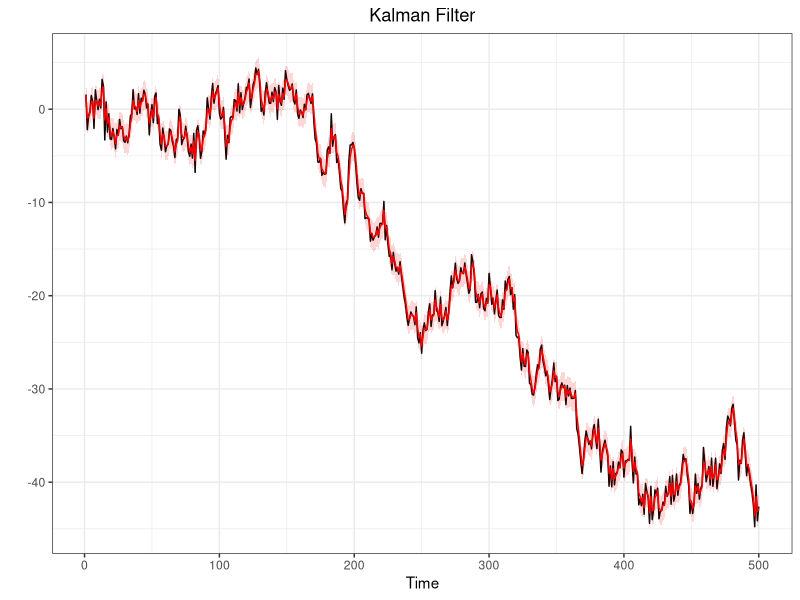

Source code (R): (Note: this script raises an error after producing the figure.)
#@@@@@@@@@@@@@@@@@@@@##
#SEQUENTIAL MONTECARLO#
#@@@@@@@@@@@@@@@@@@@@##
library(ggplot2)
q025=function(x){quantile(x,0.025)}
q975=function(x){quantile(x,0.975)}


#Generate a random walk plus noise
#---------------------------------
#n = sample dim
#sigma = obs noise variance
#tau = state noise variance
#x0 = init state

dlm.sim = function(n,sigma,tau,x0){
  x    = rep(0,n)  #state process
  y    = rep(0,n)  #obs process
  x[1] = rnorm(1,x0,tau)
  y[1] = rnorm(1,x[1],sigma)
  for (t in 2:n){
    x[t] = rnorm(1,x[t-1],tau)
    y[t] = rnorm(1,x[t],sigma)
  }
  return(list(x=x,y=y))
}

#Filtering, using data
#---------------------
#y = observed data

DLM = function(y,sigma2,tau2,m0,C0){
  n = length(y)
  m = rep(0,n)
  C = rep(0,n)
  for (t in 1:n){
    if (t==1){
      a = m0
      R = C0 + tau2
    }else{
      a = m[t-1]
      R = C[t-1] + tau2
    }
    A = R/(R+sigma2)
    m[t] = (1-A)*a + A*y[t]
    C[t] = A*sigma2
  }
  return(list(m=m,C=C))
}

#Generate a random walk plus noise
#---------------------------------
n=500
tau2=1
sigma2=1
sigma=sqrt(sigma2)
tau=sqrt(tau2)
x0=0

sim<-dlm.sim(n,sigma,tau,x0)
y<-sim$y
x<-sim$x

#Kalman Filter
#-------------
m0=0
C0=100
filtval<-DLM(y,sigma2,tau2,m0,C0)
m<-filtval$m
C<-filtval$C
Low = m + qnorm(0.025)*sqrt(C)
Up = m + qnorm(0.975)*sqrt(C)

#Put everything in a data frate (for ggplot)
timeframe<-c(1:length(y))
DLM.df<-data.frame(timeframe,y,x,m,C,Low,Up)

#Plots (observetions in black and filtered states in red)
ggplot(DLM.df,aes(x=timeframe))+
  geom_line(aes(y=y))+
  geom_line(aes(y=m),col="red")+
  geom_ribbon(aes(ymin = Low, ymax = Up),
              fill="red",alpha=0.16) +
  labs(x="Time",
       y="")+
  ggtitle("Kalman Filter")+
  theme_bw()+
  theme(plot.title = element_text(hjust = 0.5))

#Sequential Importance Sampling
#------------------------------
#This function produce sequential importance samples
#for Space state model that have linear gaussian state process
#y=data
#N=n°sample produced
#m0,c0,tau and sigma specified as above
#It returns xs,ws and ess which are respectively the filtered states
#the relative weight and the effective sample size for any period.

SISfun<-function(data,N,m0,C0,tau,sigma){
xs<-NULL
ws<-NULL
ess<-NULL
x  = rnorm(N,m0,sqrt(C0))
w  = rep(1/N,N)
for(t in 1:length(data)){
  x    = rnorm(N,x,tau)                   #sample from N(x_{0},tau)
  w    = w*dnorm(data[t],x,sigma)         #update weight
  wnorm= w/sum(w)                         #normalized weight
  ESS  = 1/sum(wnorm^2)                   #effective sample size
  draw = sample(x,size=N,replace=T,prob=wnorm)
  xs = rbind(xs,draw)
  ws = rbind(ws,wnorm)
  ess =rbind(ess,ESS)
}
return(list(xs=xs,ws=ws,ess=ess))
}
#Nota: il SIS così costruito (Chopin-Papastiliopoluos) 
#ha problemi con i pesi infatti wnorm dopo un po di iteraioni 
#è un vettore (0,0,...,0,1) dopodichè da errore

#post-estimation command: plot the filtered states
SISfilterplot<-function(data,sisfun){
  require(ggplot2)
  mx = apply(sisfun$xs,1,median)
  lx = apply(sisfun$xs,1,q025)
  ux = apply(sisfun$xs,1,q975)
  
  timeframe<-c(1:length(data))
  SIS.df<-data.frame(timeframe,data,mx,lx,ux)
  
  ggplot(SIS.df,aes(x=timeframe))+
    geom_line(aes(y=data))+
    geom_line(aes(y=mx),col="red")+
    geom_ribbon(aes(ymin = lx, ymax = ux),
                fill="red",alpha=0.16) +
    labs(x="Time",
         y="")+
    ggtitle("SIS filter")+
    theme_bw()+
    theme(plot.title = element_text(hjust = 0.5))
}



#Sequential Importance Sampling with Resampling
#----------------------------------------------
SISRfun<-function(data,N,m0,C0,tau,sigma){
ws  = NULL
xs  = NULL
ess = NULL
x   = rnorm(N,m0,sqrt(C0))
w   = rep(1/N,N)
n   = length(data)
for (t in 1:n){
  x1  = rnorm(N,x,tau)
  w   = dnorm(data[t],x1,sigma)
  w   = w/sum(w)
  ESS = 1/sum(w^2)
  x   = sample(x1,size=N,replace=T,prob=w)
  xs  = rbind(xs,x)
  ws  = rbind(ws,w/sum(w))
  ess = c(ess,ESS)
}
return(list(xs=xs,ws=ws,ess=ess))
}
#again a post estimation command
SISRfilterplot<-function(data,sisrfun){
  require(ggplot2)
  mx = apply(sisrfun$xs,1,median)
  lx = apply(sisrfun$xs,1,q025)
  ux = apply(sisrfun$xs,1,q975)
  
  timeframe<-c(1:length(data))
  SIS.df<-data.frame(timeframe,data,mx,lx,ux)
  
  ggplot(SIS.df,aes(x=timeframe))+
    geom_line(aes(y=data))+
    geom_line(aes(y=mx),col="red")+
    geom_ribbon(aes(ymin = lx, ymax = ux),
                fill="red",alpha=0.16) +
    labs(x="Time",
         y="")+
    ggtitle("SISR filter")+
    theme_bw()+
    theme(plot.title = element_text(hjust = 0.5))
}

#ESS-based Adaptive Resampling
#-----------------------------
ESSARfun<-function(data,N,m0,C0,tau,sigma){
  xs<-NULL
  ws<-NULL
  ess<-NULL
  x  = rnorm(N,m0,sqrt(C0))
  w  = rep(1/N,N)
  wnorm= w/sum(w)
  for(t in 1:length(data)){
   
    ESS  = 1/sum(wnorm^2)  
   
     if(ESS<(N/2)){
      x  =  rnorm(N,draw,tau)
      w   = dnorm(data[t],x,sigma)
      wnorm= w/sum(w)
      draw   = sample(x,size=N,replace=T,prob=w)
      xs = rbind(xs,draw)
    }else{
      x    = rnorm(N,x,tau) 
      w    = w*dnorm(data[t],x,sigma)
      wnorm= w/sum(w)
      draw = sample(x,size=N,replace=T,prob=wnorm)
      xs = rbind(xs,draw)}
    
    ws = rbind(ws,wnorm)
    ess =rbind(ess,ESS)
  }
  return(list(xs=xs,ws=ws,ess=ess))
}


#Auxiliary Particle Filter
#-------------------------
APFfun<-function(data,N,m0,C0,tau,sigma){
  ws  = NULL
  xs  = NULL
  ess = NULL
  x   = rnorm(N,m0,sqrt(C0))
  w   = rep(1/N,N)
  for (t in 1:n){
    w0  = dnorm(y[t],x,sigma)
    k   = sample(1:N,size=N,replace=TRUE,prob=w0)
    x1  = rnorm(N,x[k],tau)
    lw  = dnorm(y[t],x1,sigma,log=TRUE)-dnorm(y[t],x[k],sigma,log=TRUE)
    w   = exp(lw-max(lw))
    w   = w/sum(w)
    ESS = 1/sum(w^2)
    x   = sample(x1,size=N,replace=T,prob=w)
    xs  = rbind(xs,x)
    ws  = rbind(ws,w/sum(w))
    ess = c(ess,ESS)
  }
  return(list(xs=xs,ws=ws,ess=ess))
}
#again a post estimation command
SISRplot<-function(data,sisrfun){
  require(ggplot2)
  mx = apply(sisrfun$xs,1,median)
  lx = apply(sisrfun$xs,1,q025)
  ux = apply(sisrfun$xs,1,q975)
  
  timeframe<-c(1:length(data))
  SIS.df<-data.frame(timeframe,data,mx,lx,ux)
  
  ggplot(SIS.df,aes(x=timeframe))+
    geom_line(aes(y=data))+
    geom_line(aes(y=mx),col="red")+
    geom_ribbon(aes(ymin = lx, ymax = ux),
                fill="red",alpha=0.16) +
    labs(x="Time",
         y="")+
    ggtitle("SISR filter")+
    theme_bw()+
    theme(plot.title = element_text(hjust = 0.5))
}

#Filtervalues is a function that computes the mean
#and the variance of a SISR already estimated (post estimation command)
Filtervalues<-function(fun){
  xhat<-sapply(1:n,function(i)
    weighted.mean(fun$xs[i,],fun$ws[i,]))
  sdhat<-sapply(1:n,function(i)
    sqrt(weighted.mean((fun$xs[i,]-xhat[i])^2,fun$ws[i,])))
  
  return(list(mean=xhat,sd=sdhat))
  
}
#Example of Comparison (do in GGPLOT if possible)
h<-SISRfun(y,N,m0,C0,tau,sigma)
Var<-Filtervalues(h)$var
plot(sqrt(C),type="l",ylim=c(0.4,1))
par(new=T)
plot(Var,type="l",col="red",ylim=c(0.4,1))

#Filterplot is a function similar to Filtervalues 
#returning plots of median and quantiles
Filterplot<-function(data,fun,title){
  require(ggplot2)
  mx = apply(fun$xs,1,median)
  lx = apply(fun$xs,1,q025)
  ux = apply(fun$xs,1,q975)
  
  timeframe<-c(1:length(data))
  df<-data.frame(timeframe,data,mx,lx,ux)
  
  ggplot(df,aes(x=timeframe))+
    geom_line(aes(y=data))+
    geom_line(aes(y=mx),col="red")+
    geom_ribbon(aes(ymin = lx, ymax = ux),
                fill="red",alpha=0.16) +
    labs(x="Time",
         y="")+
    ggtitle(title)+
    theme_bw()+
    theme(plot.title = element_text(hjust = 0.5))
}
